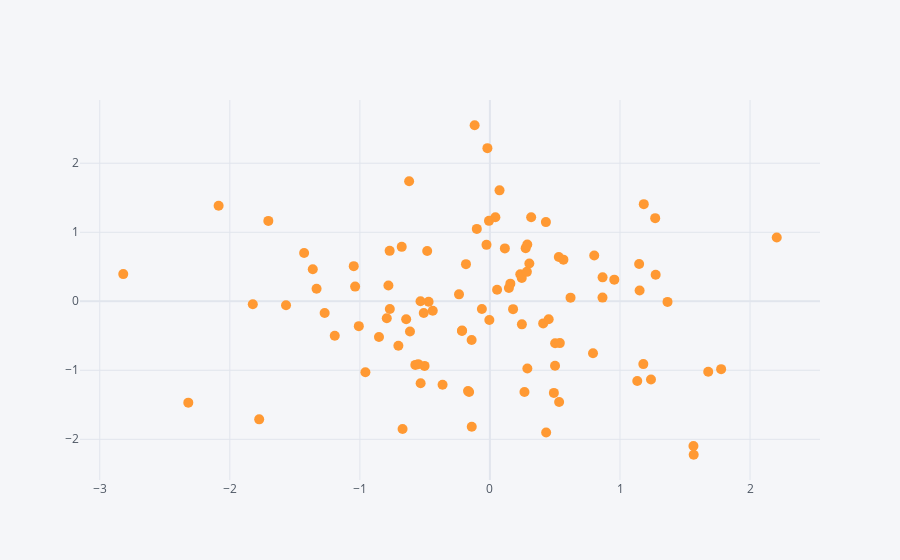

Notebook source saved alongside this figure:
### Markdown cell above
### Scatter

### Code cell
df.iplot(kind="scatter", x="A", y="B", mode="markers", size=10)
